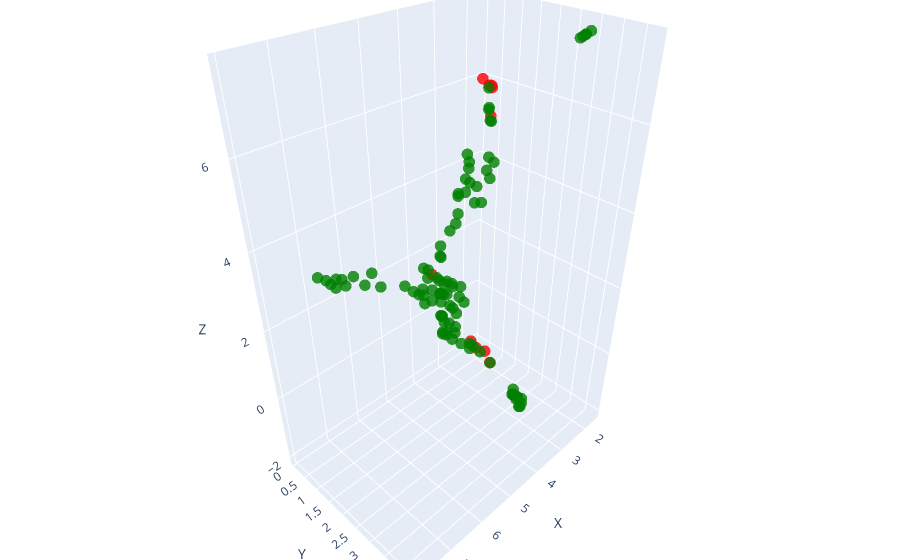

This figure's notebook cell:
### Code cell
umapper = umap.UMAP(n_components=3)
emb = umapper.fit_transform(acts.detach().numpy())
print(emb.shape)

x, y, z = emb[:, 0], emb[:, 1], emb[:, 2]
fig = go.Figure(data=[go.Scatter3d(
    x=x,
    y=y,
    z=z,
    mode='markers',
    marker=dict(
        size=4,
        color=colors,
        opacity=0.8
    ),
    text=all_to_embed,
    hoverinfo='text'        
)])

fig.update_layout(
    scene=dict(
        xaxis_title='X',
        yaxis_title='Y',
        zaxis_title='Z'
    ),
    margin=dict(l=0, r=0, b=0, t=0)
)

### Figure 1 — Plotly figure (JSON) as saved in the notebook; plotly's stock layout.template omitted (floating-point values rounded to 4 significant figures)
{"data": [{"hoverinfo": "text", "marker": {"color": ["red", "red", "red", "red", "red", "red", "red", "red", "red", "red", "green", "green", "green", "green", "green", "green", "green", "green", "green", "green", "green", "green", "green", "green", "green", "green", "green", "green", "green", "green", "green", "green", "green", "green", "green", "green", "green", "green", "green", "green", "green", "green", "green", "green", "green", "green", "green", "green", "green", "green", "green", "green", "green", "green", "green", "green", "green", "green", "green", "green", "green", "green", "green", "green", "green", "green", "green", "green", "green", "green", "green", "green", "green", "green", "green", "green", "green", "green", "green", "green", "green", "green", "green", "green", "green", "green", "green", "green", "green", "green", "green", "green", "green", "green", "green", "green", "green", "green", "green", "green", "green", "green", "green", "green", "green", "green", "green", "green", "green", "green"], "opacity": 0.8, "size": 4}, "mode": "markers", "text": ["The heart is really", "The heart is a", "The heart is like", "The heart is the", "The heart is a", "The heart is notice", "The heart is a", "The heart is a", "The heart is in", "The heart is generally", "The heart is really important", "The heart is really kind", "The heart is really all", "The heart is really lucky", "The heart is really the", "The heart is really there", "The heart is really a", "The heart is really under", "The heart is really simple", "The heart is really th", "The heart is a moist", "The heart is a conscious", "The heart is a restless", "The heart is a second", "The heart is a beautiful", "The heart is a united", "The heart is a feeling", "The heart is a hot", "The heart is a reservoir", "The heart is a powerful", "The heart is like the", "The heart is like a", "The heart is like an", "The heart is like a", "The heart is like a", "The heart is like that", "The heart is like a", "The heart is like a", "The heart is like the", "The heart is like an", "The heart is the temple", "The heart is the organ", "The heart is the brightest", "The heart is the ont", "The heart is the center", "The heart is the through", "The heart is the soul", "The heart is the root", "The heart is the beat", "The heart is the source", "The heart is a circadian", "The heart is a cap", "The heart is a more", "The heart is a Sh", "The heart is a box", "The heart is a buoy", "The heart is a big", "The heart is a globe", "The heart is a way", "The heart is a very", "The heart is noticeably", "The heart is notice deter", "The heart is noticeably", "The heart is noticeably", "The heart is noticeably", "The heart is noticeably", "The heart is noticeably", "The heart is noticeably", "The heart is noticeably", "The heart is noticeably", "The heart is a muscle", "The heart is a cataly", "The heart is a peaceful", "The heart is a tremend", "The heart is a reactivity", "The heart is a natural", "The heart is a metaphor", "The heart is a y", "The heart is a series", "The heart is a mystery", "The heart is a temple", "The heart is a symbol", "The heart is a clever", "The heart is a place", "The heart is a great", "The heart is a super", "The heart is a re", "The heart is a fl", "The heart is a creative", "The heart is a natural", "The heart is in this", "The heart is in every", "The heart is in the", "The heart is in the", "The heart is in the", "The heart is in the", "The heart is in the", "The heart is in the", "The heart is in the", "The heart is in the", "The heart is generally mot", "The heart is generally pink", "The heart is generally pure", "The heart is generally engaged", "The heart is generally the", "The heart is generally considered", "The heart is generally not", "The heart is generally viewed", "The heart is generally expressed", "The heart is generally admired"], "type": "scatter3d", "x": [3.266, 2.857, 3.793, 3.727, 2.812, 5.303, 2.98, 2.753, 3.928, 3.321, 3.689, 4.221, 3.544, 3.491, 3.527, 3.828, 2.753, 5.012, 3.666, 7.742, 5.042, 4.926, 7.112, 4.848, 4.723, 4.446, 3.98, 5.159, 3.768, 4.536, 3.936, 1.681, 4.932, 1.617, 1.756, 3.868, 1.685, 1.723, 3.756, 4.799, 4.72, 4.181, 4.829, 7.812, 4.58, 5.155, 4.12, 4.581, 5.034, 4.531, 6.351, 5.708, 3.012, 7.221, 4.064, 5.416, 4.588, 3.718, 4.892, 3.079, 2.866, 6.908, 2.701, 2.818, 2.934, 2.851, 2.694, 2.874, 2.6, 2.741, 3.604, 7.837, 4.801, 7.929, 3.28, 4.688, 3.981, 7.33, 4.413, 3.566, 4.374, 4.275, 4.651, 3.916, 4.307, 6.584, 7.817, 7.525, 4.784, 4.932, 3.004, 4.279, 6.824, 6.614, 6.652, 6.754, 6.581, 6.642, 6.813, 6.742, 7.607, 3.333, 3.381, 3.63, 3.493, 3.598, 3.38, 4.027, 3.794, 3.805], "y": [1.912, 1.466, 2.08, 2.238, 1.357, 2.166, 1.326, 1.392, 2.031, 2.152, 0.1137, 1.502, 1.251, 0.5065, 2.012, 0.08334, 1.298, 2.125, 0.05333, 2.263, 2.649, 2.803, 2.746, 2.403, 2.622, 2.991, 1.098, 2.545, 1.148, 2.897, 2.439, 2.85, 2.541, 2.913, 2.772, 2.054, 2.845, 2.808, 2.256, 2.418, 1.824, 1.659, 2.923, 2.219, 1.675, 2.257, 0.8874, 1.763, 2.018, 1.633, 3.167, 2.357, 2.883, 2.42, 1.351, 2.17, 2.408, 0.7575, 2.01, 3.038, 2.696, 2.24, 2.793, 2.584, 2.642, 2.718, 2.48, 2.853, 2.708, 2.676, 0.6108, 2.12, 2.722, 2.007, 1.167, 2.748, 1.339, 2.244, 1.498, 0.3065, 1.574, 1.465, 2.502, 1.523, 2.783, 2.789, 2.41, 2.156, 3.01, 2.732, 0.7761, 2.712, 4.036, 4.28, 3.943, 3.959, 4.089, 4.158, 4.14, 4.185, 2.378, 0.8065, 0.8322, 1.717, 1.975, 2.052, 2.212, 0.09566, 1.875, 0.2726], "z": [-0.3184, 6.426, 0.2283, 6.223, 6.394, 3.203, 6.564, 6.337, 0.4904, -0.524, 0.7443, 1.78, 1.22, 0.8944, 6.28, 0.8254, 6.308, 3.759, 0.898, 4.159, 4.738, 5.712, 4.109, 4.338, 5.712, 5.741, 0.7746, 4.363, 1.012, 5.57, 6.234, 7.502, 5.039, 7.566, 7.428, 0.313, 7.498, 7.461, 6.146, 4.998, 2.227, 1.44, 5.35, 4.252, 1.845, 3.637, 1.209, 2.11, 2.917, 1.38, 4.134, 3.65, -1.471, 4.037, 2.0, 3.375, 5.233, 1.161, 3.37, -1.641, -1.633, 4.06, -1.968, -1.714, -1.583, -1.757, -1.68, -1.929, -1.929, -1.791, 1.422, 4.295, 5.347, 4.348, 0.8712, 4.882, 0.6863, 4.196, 1.256, 0.9541, 2.206, 0.9644, 5.806, 1.056, 5.28, 3.881, 4.461, 4.183, 5.027, 5.194, 1.013, 5.694, 3.648, 3.405, 3.43, 3.522, 3.516, 3.732, 3.684, 3.527, 4.197, 1.198, 1.33, 0.0364, 6.219, -0.04655, -0.4533, 1.033, 0.07428, 0.6251]}], "layout": {"margin": {"b": 0, "l": 0, "r": 0, "t": 0}, "scene": {"xaxis": {"title": {"text": "X"}}, "yaxis": {"title": {"text": "Y"}}, "zaxis": {"title": {"text": "Z"}}}}}
